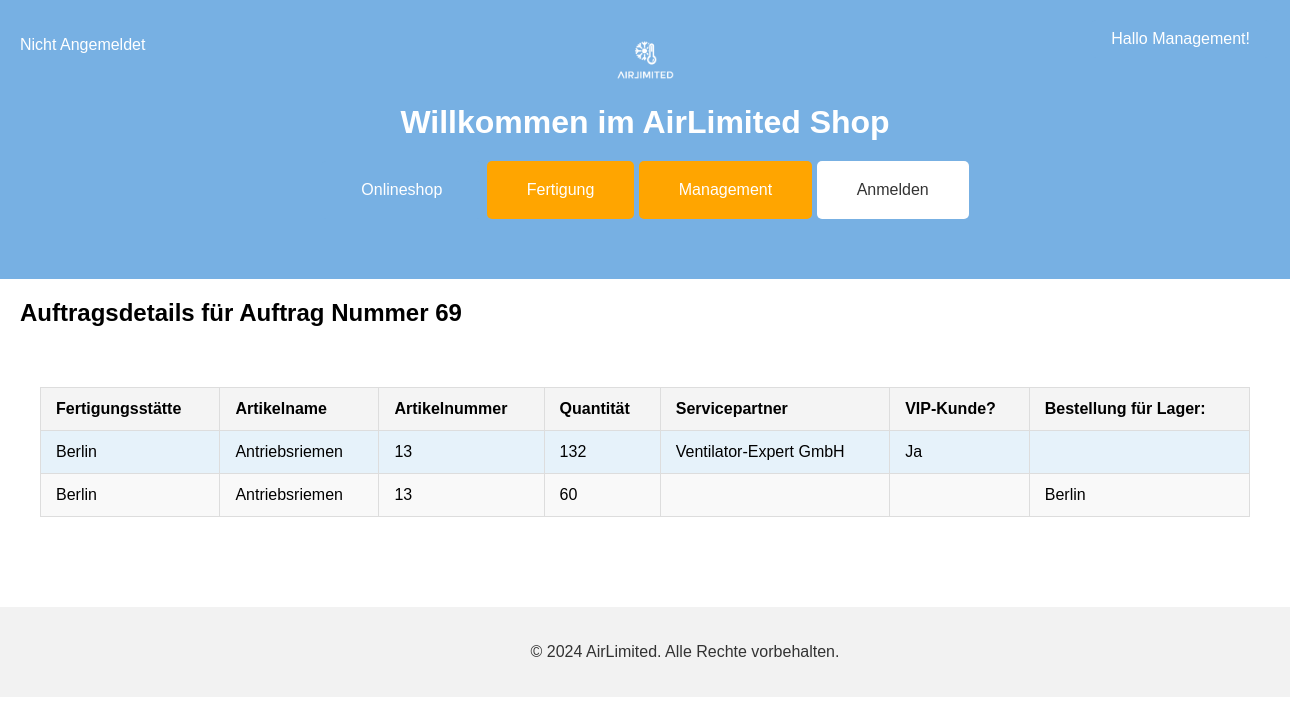
Page /auftragsdetails.php?AuftragsNr=69 on the committed database.
### tables this page shows
CREATE TABLE IF NOT EXISTS `gehoert_zu` (
  `AuftragsNr` int(11) NOT NULL,
  `BestellNr` int(11) NOT NULL,
  `Quantitaet` int(11) DEFAULT NULL,
  `Versandt` varchar(5) DEFAULT 'Nein',
  PRIMARY KEY (`AuftragsNr`,`BestellNr`),
  KEY `gehört_zu_BestellNr` (`BestellNr`),
  CONSTRAINT `gehört_zu_AuftragsNr` FOREIGN KEY (`AuftragsNr`) REFERENCES `auftrag` (`AuftragsNr`) ON DELETE NO ACTION ON UPDATE NO ACTION,
  CONSTRAINT `gehört_zu_BestellNr` FOREIGN KEY (`BestellNr`) REFERENCES `bestellung` (`BestellNr`) ON DELETE NO ACTION ON UPDATE NO ACTION
);

CREATE TABLE IF NOT EXISTS `fertigung` (
  `FertigungsNr` int(11) NOT NULL AUTO_INCREMENT,
  `Straße` varchar(50) DEFAULT NULL,
  `HausNr` int(11) DEFAULT NULL,
  `PLZ` varchar(50) DEFAULT NULL,
  `Stadt` varchar(50) DEFAULT NULL,
  `Land` varchar(50) DEFAULT NULL,
  `TelefonNr` varchar(50) DEFAULT NULL,
  `Passwort` varchar(100) DEFAULT NULL,
  PRIMARY KEY (`FertigungsNr`)
);

CREATE TABLE IF NOT EXISTS `sku` (
  `SKUNr` int(11) NOT NULL AUTO_INCREMENT,
  `Name` varchar(20) NOT NULL,
  `Standardlosgroeße` int(11) NOT NULL DEFAULT 0,
  `Laenge` float DEFAULT NULL,
  `Breite` float DEFAULT NULL,
  `Hoehe` float DEFAULT NULL,
  `Gewicht` float DEFAULT NULL,
  `Beschreibung` varchar(200) DEFAULT NULL,
  `Preis` float DEFAULT NULL,
  `Foto` varchar(50) DEFAULT NULL,
  `Art` varchar(50) DEFAULT NULL,
  `Fertigungsanweisungen` varchar(50) DEFAULT NULL,
  `FertigungsNr` int(11) DEFAULT NULL,
  `LagerNr` int(11) DEFAULT NULL,
  PRIMARY KEY (`SKUNr`),
  KEY `FertigungsNr` (`FertigungsNr`),
  KEY `Lagerstandort` (`LagerNr`),
  CONSTRAINT `sku FertigungsNr` FOREIGN KEY (`FertigungsNr`) REFERENCES `fertigung` (`FertigungsNr`) ON DELETE NO ACTION ON UPDATE NO ACTION,
  CONSTRAINT `sku LagerNr` FOREIGN KEY (`LagerNr`) REFERENCES `lager` (`LagerNr`) ON DELETE NO ACTION ON UPDATE NO ACTION
);

CREATE TABLE IF NOT EXISTS `auftrag` (
  `AuftragsNr` int(11) NOT NULL AUTO_INCREMENT,
  `Auftragsdatum` datetime DEFAULT NULL,
  `Status` varchar(50) DEFAULT 'In Auftrag',
  `Enddatum` datetime DEFAULT NULL,
  `FertigungsNr` int(11) DEFAULT NULL,
  `SKUNr` int(11) NOT NULL,
  `Reihenfolge` int(11) DEFAULT NULL,
  PRIMARY KEY (`AuftragsNr`),
  KEY `auftrag SKUNr1` (`SKUNr`),
  KEY `auftrag FertigungsNr` (`FertigungsNr`),
  KEY `Reihenfolge` (`Reihenfolge`),
  CONSTRAINT `auftrag FertigungsNr` FOREIGN KEY (`FertigungsNr`) REFERENCES `fertigung` (`FertigungsNr`) ON DELETE NO ACTION ON UPDATE NO ACTION,
  CONSTRAINT `auftrag SKUNr1` FOREIGN KEY (`SKUNr`) REFERENCES `sku` (`SKUNr`) ON DELETE NO ACTION ON UPDATE NO ACTION
);

CREATE TABLE IF NOT EXISTS `servicepartner` (
  `ServicepartnerNr` int(11) NOT NULL AUTO_INCREMENT,
  `Firmenname` varchar(50) DEFAULT NULL,
  `Nachname Kontaktperson` varchar(50) DEFAULT NULL,
  `Vorname Kontaktperson` varchar(50) DEFAULT NULL,
  `Straße` varchar(50) DEFAULT NULL,
  `HausNr` int(11) DEFAULT NULL,
  `Stadt` varchar(50) DEFAULT NULL,
  `PLZ` varchar(50) DEFAULT NULL,
  `Land` varchar(50) DEFAULT NULL,
  `TelefonNr` varchar(50) DEFAULT NULL,
  `E-Mail` varchar(50) DEFAULT NULL,
  `VIPKunde` varchar(5) DEFAULT 'Nein',
  `Passwort` varchar(100) DEFAULT NULL,
  PRIMARY KEY (`ServicepartnerNr`)
);

CREATE TABLE IF NOT EXISTS `lager` (
  `LagerNr` int(11) NOT NULL AUTO_INCREMENT,
  `Lagerstandort` varchar(50) DEFAULT NULL,
  `Straße` varchar(50) DEFAULT NULL,
  `HausNr` int(11) DEFAULT NULL,
  `PLZ` varchar(50) DEFAULT NULL,
  `Land` varchar(50) DEFAULT NULL,
  `Verantwortlicher Vormane` varchar(50) DEFAULT NULL,
  `Verantwortlicher Nachname` varchar(50) DEFAULT NULL,
  `TelefonNr` varchar(50) DEFAULT NULL,
  `Passwort` varchar(100) DEFAULT NULL,
  PRIMARY KEY (`LagerNr`)
);

### db_class.php (called while the page is built, shortened)
<?php
class DBConnector
{
	private $database = null;
	public function connect()
	{
		$this->database = mysqli_connect(DB_HOST, DB_USER, DB_PASSWORD) or die('Verbindung schlug fehl: '.mysqli_error($this->database));
		mysqli_select_db($this->database, DB_NAME) or die('Verbindung schlug fehl: '.mysqli_error($this->database));
		mysqli_query($this->database, "SET CHARSET 'utf8'") or die('Verbindung schlug fehl: '.mysqli_error($this->database));
		mysqli_query($this->database, "SET NAMES 'UTF8'") or die('Verbindung schlug fehl: '.mysqli_error($this->database));
	}
	static public function fetchEntity($QueryResult)
	{
		return mysqli_fetch_object($QueryResult);
	}
	static public function fetchEntityArray($QueryResult)
	{
		$result = array();
		while( $item = DBConnector::fetchEntity($QueryResult) )
			$result[] = $item;
		return $result;
	}
	public function query($Query)
	{
		$result = mysqli_query($this->database, $Query);
		return $result;
	}
	public function getEntityArray($Query)
	{
		$result = $this->query($Query);
		if( $result )
			return $this->fetchEntityArray($result);
		else
			return false;
	}
}
?>

### auftragsdetails.php (the view, shortened to what this page needs)
<?php
    if (isset($_SESSION['userType']) && isset($_SESSION['userID'])) {
        $userType = $_SESSION['userType'];
        $userID = $_SESSION['userID'];
        $userTypeText = "Angemeldet als: " . $userType . " ";
        $userIDText = $userID . "<br>";
    } else {
        $userTypeText = "Nicht Angemeldet". "<br>";
    }
    require_once "db_class.php";
    $DBServer   = 'localhost';
	$DBHost     = 'airlimited';
	$DBUser     = 'root';
	$DBPassword = '';
	$db = new DBConnector($DBServer, $DBHost, $DBUser, $DBPassword);
	$db->connect();
    if (isset($_GET['AuftragsNr'])) {
        $auftragsNr = (int)$_GET['AuftragsNr'];
        $query = 'SELECT fertigung.Stadt, sku.Name, auftrag.SKUNr, gehoert_zu.Quantitaet, servicepartner.Firmenname, lager.Lagerstandort, servicepartner.VIPKunde, lager.Lagerstandort
        FROM gehoert_zu
        LEFT JOIN bestellung ON gehoert_zu.BestellNr = bestellung.BestellNr
        LEFT JOIN auftrag ON gehoert_zu.AuftragsNr = auftrag.AuftragsNr
        LEFT JOIN sku ON auftrag.SKUNr = sku.SKUNr
        LEFT JOIN servicepartner ON bestellung.ServicepartnerNr = servicepartner.ServicepartnerNr
        LEFT JOIN lager ON bestellung.LagerNr = lager.LagerNr
        LEFT JOIN fertigung ON auftrag.FertigungsNr = fertigung.FertigungsNr
        WHERE gehoert_zu.AuftragsNr = ' . $auftragsNr;
        $result = $db->getEntityArray($query);
    }
?>
<!DOCTYPE html>
<html lang="de">
<head>
    <link rel="stylesheet" href="styles.css">
</head>
<body>
   <header>
        <div class="logo">
            <img src="logo.png" alt="AirLimited Logo">
        </div>
        <h1>Willkommen im AirLimited Shop</h1>
        <nav>
            <button onclick="window.location.href='onlineshop.php'">Onlineshop</button>
            <button onclick="window.location.href='fertigung.php'" class="fertigung-btn">Fertigung</button>
            <button onclick="window.location.href='management.php'" class="management-btn">Management</button>
            <button onclick="window.location.href='index.php'" class="login-btn">Anmelden</button>
        </nav>
        <div class="account-buttons">
            <button onclick="window.location.href='management.php'">Hallo Management!</button>
        </div>
        <div class="meine-logindaten">
        <p>
            <?php
                echo $userTypeText;
            ?>
        </p>
    </div>
    </header>
<h2>Auftragsdetails für Auftrag Nummer  <?php echo( $auftragsNr)  ?> </h2>
<main>
    <table>
        <thead>
            <tr>
                <th>Fertigungsstätte</th>
                <th>Artikelname</th>
                <th>Artikelnummer</th>
                <th>Quantität</th>
                <th>Servicepartner</th>
                <th>VIP-Kunde?</th>
                <th>Bestellung für Lager:</th>
            </tr>
        </thead>
        <tbody>
            <?php
            if ($result) {
                foreach ($result as $auftrag) {
                    echo '<tr>';
                    echo '<td>' . $auftrag->Stadt . '</td>';
                    echo '<td>' . $auftrag->Name . '</td>';
                    echo '<td>' . $auftrag->SKUNr . '</td>';
                    echo '<td>' . $auftrag->Quantitaet . '</td>';
                    echo '<td>' . $auftrag->Firmenname . '</td>';
                    echo '<td>' . $auftrag->VIPKunde . '</td>';
                    echo '<td>' . $auftrag->Lagerstandort . '</td>';
                    echo '</tr>';
                }
            } else {
                echo '<tr><td colspan="7">Keine Bestellungen gefunden.</td></tr>';
            }
            ?>
        </tbody>
    </table>
</main>
<footer>
    <p>&copy; 2024 AirLimited. Alle Rechte vorbehalten.</p>
</footer>
</body>
</html>

### styles.css (style rules this page uses)
body { font-family: Arial, sans-serif; margin: 0; padding: 0; }
header { background-color: #77b0e3; color: white; padding: 40px; display: flex; flex-direction: column; align-items: center; }
header h1 { margin: 0; margin-top: 20px; }
h2 { text-align: left; margin-left: 20px; margin-top: 20px; margin-bottom: 20px; }
.logo img { height: 40px; }
nav { margin-top: 20px; }
nav button { margin-bottom: 20px; background-color: #77b0e3; border: none; color: white; padding: 20px 40px; text-align: center; text-decoration: none; display: inline-block; font-size: 16px; cursor: pointer; border-radius: 5px; }
.login-btn { background-color: white; color: #333; }
.management-btn, .fertigung-btn { background-color: #ffa500; }
.account-buttons { position: absolute; top: 20px; right: 20px; }
.account-buttons button { background-color: #77b0e3; border: none; color: white; padding: 10px 20px; text-align: center; text-decoration: none; font-size: 16px; cursor: pointer; border-radius: 5px; }
.meine-logindaten { position: absolute; top: 20px; left: 20px; }
.meine-logindaten p { color: white; text-align: left; text-decoration: none; font-size: 16px; }
main { padding: 40px; }
footer { background-color: #f2f2f2; color: #333; padding: 20px 40px; position: relative; bottom: 0; width: 100%; text-align: center; margin-top: 50px; }
table { width: 100%; border-collapse: collapse; }
th, td { padding: 12px 15px; text-align: left; border: 1px solid #ddd; }
th { background-color: #f4f4f4; }
tr:nth-child(even) { background-color: #f9f9f9; }
tr:nth-child(odd) { background-color: #e6f2fa; }

### rows in the picture
gehoert_zu: fertigung.Stadt "Berlin", sku.Name "Antriebsriemen", AuftragsNr.SKUNr "13", Quantitaet "132", servicepartner.Firmenname "Ventilator-Expert GmbH", servicepartner.VIPKunde "Ja"
gehoert_zu: fertigung.Stadt "Berlin", sku.Name "Antriebsriemen", AuftragsNr.SKUNr "13", Quantitaet "60", lager.Lagerstandort "Berlin"

### other values in the picture
$auftragsNr "69"
